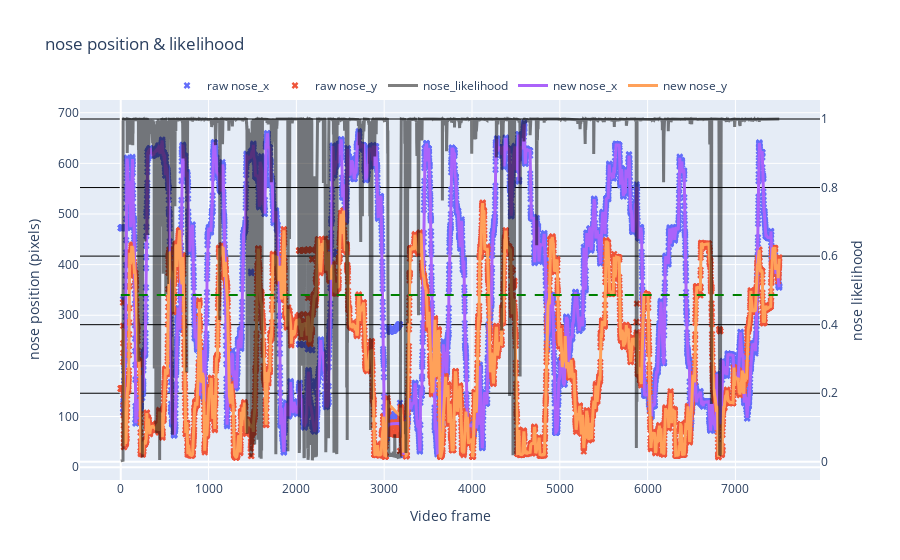

Source (notebook cell):
### Code cell
rst.plot_raw_vs_smoothed(df_raw, df_smooth, bodypart = example_bodypart, num_sd = confidence)

### Figure 1 — Plotly figure (JSON) as saved in the notebook; plotly's stock layout.template omitted (floating-point values rounded to 4 significant figures; data arrays with more than 128 entries replaced by an {"elided": "..."} marker saying what was removed)
{"data": [{"marker": {"size": 6, "symbol": "x"}, "mode": "markers", "name": "raw nose_x", "type": "scatter", "x": {"elided": "7500 int values"}, "y": {"elided": "7500 float values"}}, {"marker": {"size": 6, "symbol": "x"}, "mode": "markers", "name": "raw nose_y", "type": "scatter", "x": {"elided": "7500 int values"}, "y": {"elided": "7500 float values"}}, {"line": {"color": "black", "width": 3}, "name": "nose_likelihood", "opacity": 0.5, "type": "scatter", "x": {"elided": "7500 int values"}, "y": {"elided": "7500 float values"}, "yaxis": "y2"}, {"line": {"width": 3}, "name": "new nose_x", "type": "scatter", "x": {"elided": "7500 int values"}, "y": {"elided": "7500 float values"}}, {"line": {"width": 3}, "name": "new nose_y", "type": "scatter", "x": {"elided": "7500 int values"}, "y": {"elided": "7500 float values"}}], "layout": {"legend": {"orientation": "h", "x": 0.5, "xanchor": "center", "y": 1, "yanchor": "bottom"}, "shapes": [{"line": {"color": "green", "dash": "dash"}, "type": "line", "x0": 0, "x1": 7499, "y0": 0.4863, "y1": 0.4863, "yref": "y2"}], "title": {"text": "nose position & likelihood"}, "xaxis": {"title": {"text": "Video frame"}}, "yaxis": {"title": {"text": "nose position (pixels)"}}, "yaxis2": {"gridcolor": "black", "overlaying": "y", "side": "right", "title": {"text": "nose likelihood"}}}}
